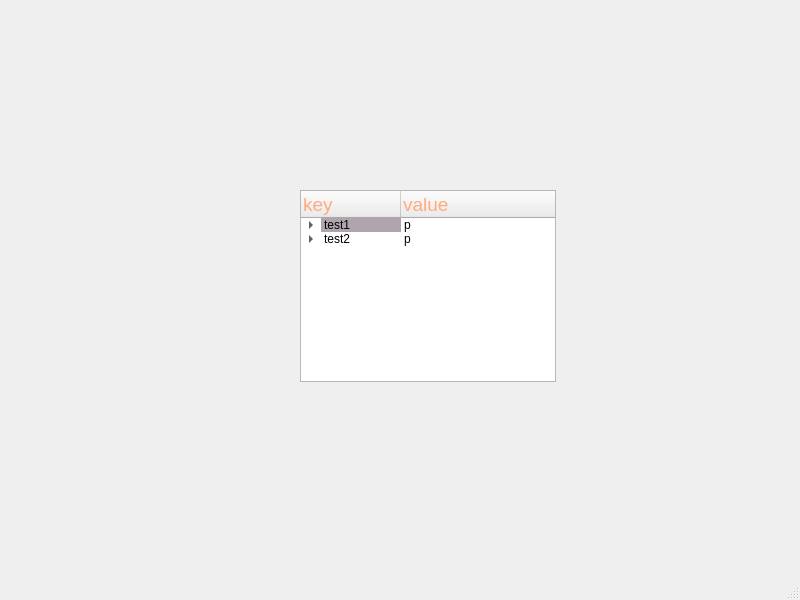
<?xml version="1.0" encoding="UTF-8"?>
<ui version="4.0">
 <class>MainWindow</class>
 <widget class="QMainWindow" name="MainWindow">
  <property name="geometry">
   <rect>
    <x>0</x>
    <y>0</y>
    <width>800</width>
    <height>600</height>
   </rect>
  </property>
  <property name="windowTitle">
   <string>MainWindow</string>
  </property>
  <widget class="QWidget" name="centralwidget">
   <widget class="QTreeWidget" name="treeWidget">
    <property name="geometry">
     <rect>
      <x>300</x>
      <y>190</y>
      <width>256</width>
      <height>192</height>
     </rect>
    </property>
    <column>
     <property name="text">
      <string>key</string>
     </property>
     <property name="font">
      <font>
       <pointsize>14</pointsize>
      </font>
     </property>
     <property name="background">
      <color>
       <red>170</red>
       <green>170</green>
       <blue>255</blue>
      </color>
     </property>
     <property name="foreground">
      <brush brushstyle="SolidPattern">
       <color alpha="255">
        <red>255</red>
        <green>170</green>
        <blue>127</blue>
       </color>
      </brush>
     </property>
    </column>
    <column>
     <property name="text">
      <string>value</string>
     </property>
     <property name="font">
      <font>
       <pointsize>14</pointsize>
      </font>
     </property>
     <property name="background">
      <color>
       <red>170</red>
       <green>170</green>
       <blue>255</blue>
      </color>
     </property>
     <property name="foreground">
      <brush brushstyle="SolidPattern">
       <color alpha="255">
        <red>255</red>
        <green>170</green>
        <blue>127</blue>
       </color>
      </brush>
     </property>
    </column>
    <item>
     <property name="text">
      <string>test1</string>
     </property>
     <property name="background">
      <brush brushstyle="SolidPattern">
       <color alpha="255">
        <red>176</red>
        <green>165</green>
        <blue>172</blue>
       </color>
      </brush>
     </property>
     <property name="foreground">
      <brush brushstyle="NoBrush">
       <color alpha="255">
        <red>0</red>
        <green>0</green>
        <blue>0</blue>
       </color>
      </brush>
     </property>
     <property name="text">
      <string>p</string>
     </property>
     <item>
      <property name="text">
       <string>abcgfdahdrtjurtfjsgykcbjhvlji;f.</string>
      </property>
      <property name="text">
       <string>p</string>
      </property>
     </item>
     <item>
      <property name="text">
       <string>b</string>
      </property>
      <property name="text">
       <string>p</string>
      </property>
     </item>
     <item>
      <property name="text">
       <string>c</string>
      </property>
      <property name="text">
       <string>p</string>
      </property>
     </item>
     <item>
      <property name="text">
       <string>d</string>
      </property>
      <property name="text">
       <string>p</string>
      </property>
     </item>
    </item>
    <item>
     <property name="text">
      <string>test2</string>
     </property>
     <property name="text">
      <string>p</string>
     </property>
     <item>
      <property name="text">
       <string>a</string>
      </property>
      <property name="text">
       <string>p</string>
      </property>
     </item>
     <item>
      <property name="text">
       <string>b</string>
      </property>
      <property name="text">
       <string>p</string>
      </property>
     </item>
     <item>
      <property name="text">
       <string>c</string>
      </property>
      <property name="text">
       <string>p</string>
      </property>
     </item>
     <item>
      <property name="text">
       <string>d</string>
      </property>
      <property name="text">
       <string>p</string>
      </property>
     </item>
     <item>
      <property name="text">
       <string>e</string>
      </property>
      <property name="text">
       <string>p</string>
      </property>
     </item>
    </item>
   </widget>
  </widget>
  <widget class="QMenuBar" name="menubar">
   <property name="geometry">
    <rect>
     <x>0</x>
     <y>0</y>
     <width>800</width>
     <height>21</height>
    </rect>
   </property>
  </widget>
  <widget class="QStatusBar" name="statusbar"/>
 </widget>
 <resources/>
 <connections/>
</ui>
